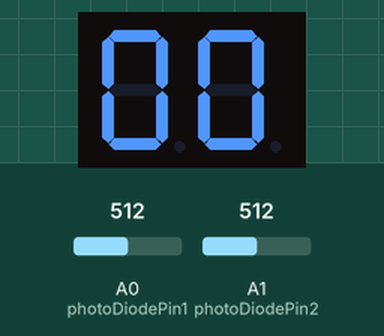
This sketch was run on a simulated Arduino Uno, built with avr-gcc and run on an emulated ATmega328P. Shown: 2-digit seven-segment display. Wiring (inferred from the names in the program): 2-digit 7-segment display, segments lit when LOW: segments pin 9, pin 8, pin 2, pin 1, pin 0, pin 10, pin 11, pin 12, pin 13, pin 5, pin 4, pin 3, pin 7, pin 6. The inputs (shaded band) are chosen by the test bench; at power-on: A0 (photoDiodePin1) = 512, A1 (photoDiodePin2) = 512. The segment pins are drawn as the display they are named for.

Above: at 1.2 s.
1.3 s: A0 (photoDiodePin1) set to 53
At 3.1 s:
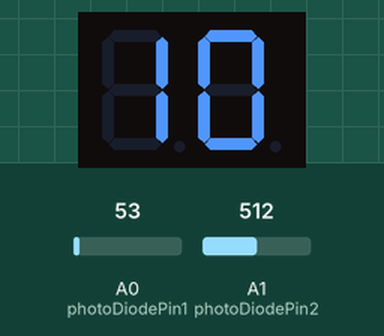
4.3 s: A1 (photoDiodePin2) set to 0
At 7.1 s:
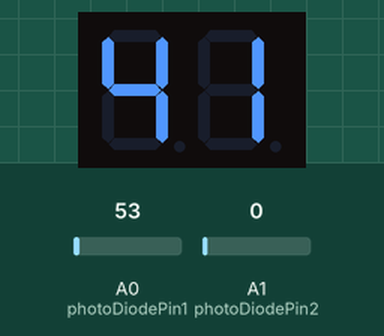
7.3 s: A1 (photoDiodePin2) set to 17
At 10.1 s:
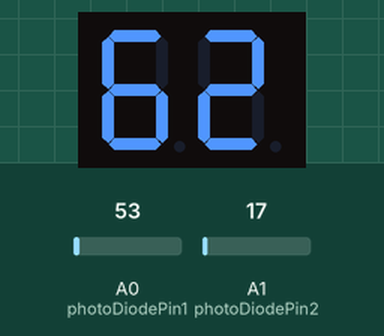
Timing chart, 0 to 11.6 s (numbered marks = the images above; inputs shaded):
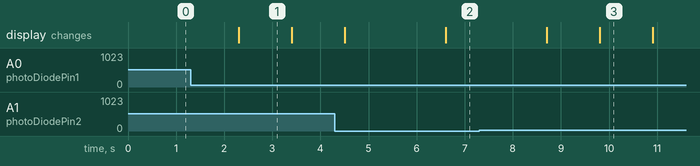

Measured:
- after the input at 1.3 s, the display: changes after 1.0 s (image 1)
- what the display in image 1 shows lasts 1.1 s, from 2.3 s to 3.4 s

The sketch:

digits.ino
```cpp
int photoDiodePin1 = 0;
int photoDiodeValue1 = 0;

int photoDiodePin2 = 1;
int photoDiodeValue2 = 1;

int score1 = 0;
int score2 = 0;

// segments as pins array
int segments1[] = {9, 8, 2, 1, 0, 10, 11};
int segments2[] = {12, 13, 5, 4, 3, 7, 6};

// paterns or segments array
int patterns[][8] = {
  {1, 1, 1, 1, 1, 1, 0}, // 0
  {0, 1, 1, 0, 0, 0, 0}, // 1
  {1, 1, 0, 1, 1, 0, 1}, // 2
  {1, 1, 1, 1, 0, 0, 1}, // 3
  {0, 1, 1, 0, 0, 1, 1}, // 4
  {1, 0, 1, 1, 0, 1, 1}, // 5
  {1, 0, 1, 1, 1, 1, 1}, // 6
  {1, 1, 1, 0, 0, 0, 0}, // 7
  {1, 1, 1, 1, 1, 1, 1}, // 8
  {1, 1, 1, 1, 0, 1, 1}  // 9
};

int incomingByte = 0;

void setup() {
  // set pin modes

  for (int i=0; i<7; i++){
    pinMode(segments1[i], OUTPUT);
  }
  for (int i=0; i<7; i++){
    pinMode(segments2[i], OUTPUT);
  }

  for (int i=0; i<13; i++) {
    digitalWrite(i, HIGH);
  }

//  Serial.begin(9600);
}

void loop() {
  photoDiodeValue1 = analogRead(photoDiodePin1);
  photoDiodeValue2 = analogRead(photoDiodePin2);

//  Serial.println(photoDiodeValue1);

  // fine tune these values :S
  if (photoDiodeValue1 <= 63) {
    score1 = (score1 + 1) % 10;
    delay(1000);
  }
  if (photoDiodeValue2 == 0) {
    score2 = (score2 + 1) % 10;
    delay(1000);
  }

  // clear display
  for (int i=0; i<13; i++) {
    digitalWrite(i, HIGH);
  }

  // draw digit
  for (int i=0; i<8; i++) {
    if (patterns[score1][i] == 1) {
      digitalWrite(segments1[i], LOW);
    }
  }

  for (int i=0; i<8; i++) {
    if (patterns[score2][i] == 1) {
      digitalWrite(segments2[i], LOW);
    }
  }

  delay(100);
}
```
